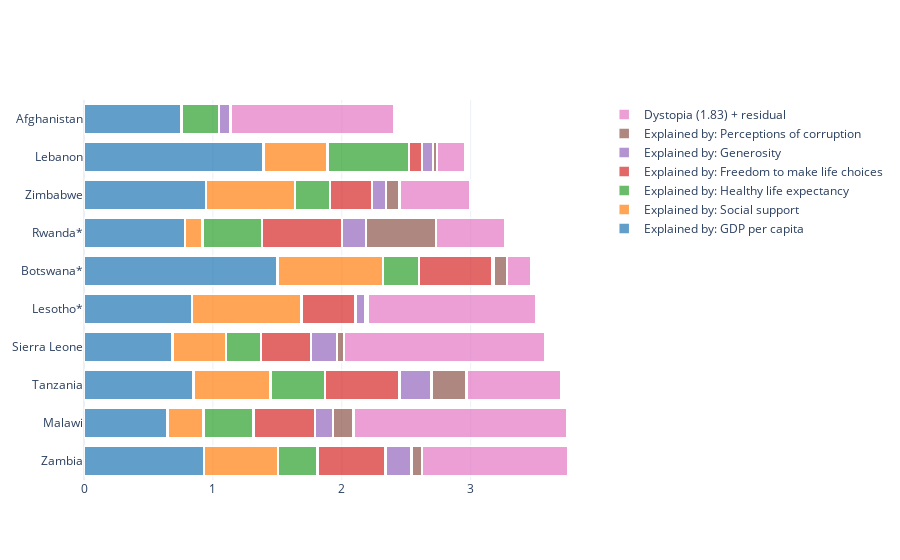

The notebook cell this image was saved under:
### Markdown cell above
### Task 3: Conduct Analysis & Answer RQ

### Code cell
explained_features = df.filter(regex="Explained").columns.tolist()
explained_features.append("Dystopia (1.83) + residual")
my_list = []
for f,c in zip(explained_features, px.colors.qualitative.D3):
    my_list.append(go.Bar(y=df.nsmallest(10,"Happiness Score")["Country"].values,
                          x=df.nsmallest(10,"Happiness Score")[f].values,
                          name=f,
                          marker=dict(color=c),
                          orientation="h"))
fig = go.Figure(data=my_list)
fig.update_traces(marker_line_color='rgb(255,255,255)',
                  marker_line_width=2.5, opacity=0.7)
fig.update_layout(
                width=900,
                barmode='stack',
                 yaxis=dict(autorange="reversed"),
                )
fig.show()

### Figure 1 — Plotly figure (JSON) as saved in the notebook; plotly's stock layout.template omitted (floating-point values rounded to 4 significant figures)
{"data": [{"marker": {"color": "#1F77B4", "line": {"color": "rgb(255,255,255)", "width": 2.5}}, "name": "Explained by: GDP per capita", "opacity": 0.7, "orientation": "h", "type": "bar", "x": [0.758, 1.392, 0.947, 0.785, 1.503, 0.839, 0.686, 0.848, 0.648, 0.93], "y": ["Afghanistan", "Lebanon", "Zimbabwe", "Rwanda*", "Botswana*", "Lesotho*", "Sierra Leone", "Tanzania", "Malawi", "Zambia"]}, {"marker": {"color": "#FF7F0E", "line": {"color": "rgb(255,255,255)", "width": 2.5}}, "name": "Explained by: Social support", "opacity": 0.7, "orientation": "h", "type": "bar", "x": [0, 0.498, 0.69, 0.133, 0.815, 0.848, 0.416, 0.597, 0.279, 0.577], "y": ["Afghanistan", "Lebanon", "Zimbabwe", "Rwanda*", "Botswana*", "Lesotho*", "Sierra Leone", "Tanzania", "Malawi", "Zambia"]}, {"marker": {"color": "#2CA02C", "line": {"color": "rgb(255,255,255)", "width": 2.5}}, "name": "Explained by: Healthy life expectancy", "opacity": 0.7, "orientation": "h", "type": "bar", "x": [0.289, 0.631, 0.27, 0.462, 0.28, 0, 0.273, 0.425, 0.388, 0.306], "y": ["Afghanistan", "Lebanon", "Zimbabwe", "Rwanda*", "Botswana*", "Lesotho*", "Sierra Leone", "Tanzania", "Malawi", "Zambia"]}, {"marker": {"color": "#D62728", "line": {"color": "rgb(255,255,255)", "width": 2.5}}, "name": "Explained by: Freedom to make life choices", "opacity": 0.7, "orientation": "h", "type": "bar", "x": [0, 0.103, 0.329, 0.621, 0.571, 0.419, 0.387, 0.578, 0.477, 0.525], "y": ["Afghanistan", "Lebanon", "Zimbabwe", "Rwanda*", "Botswana*", "Lesotho*", "Sierra Leone", "Tanzania", "Malawi", "Zambia"]}, {"marker": {"color": "#9467BD", "line": {"color": "rgb(255,255,255)", "width": 2.5}}, "name": "Explained by: Generosity", "opacity": 0.7, "orientation": "h", "type": "bar", "x": [0.089, 0.082, 0.106, 0.187, 0.012, 0.076, 0.202, 0.248, 0.14, 0.203], "y": ["Afghanistan", "Lebanon", "Zimbabwe", "Rwanda*", "Botswana*", "Lesotho*", "Sierra Leone", "Tanzania", "Malawi", "Zambia"]}, {"marker": {"color": "#8C564B", "line": {"color": "rgb(255,255,255)", "width": 2.5}}, "name": "Explained by: Perceptions of corruption", "opacity": 0.7, "orientation": "h", "type": "bar", "x": [0.005, 0.034, 0.105, 0.544, 0.102, 0.018, 0.055, 0.27, 0.157, 0.083], "y": ["Afghanistan", "Lebanon", "Zimbabwe", "Rwanda*", "Botswana*", "Lesotho*", "Sierra Leone", "Tanzania", "Malawi", "Zambia"]}, {"marker": {"color": "#E377C2", "line": {"color": "rgb(255,255,255)", "width": 2.5}}, "name": "Dystopia (1.83) + residual", "opacity": 0.7, "orientation": "h", "type": "bar", "x": [1.263, 0.216, 0.548, 0.536, 0.187, 1.312, 1.556, 0.735, 1.661, 1.135], "y": ["Afghanistan", "Lebanon", "Zimbabwe", "Rwanda*", "Botswana*", "Lesotho*", "Sierra Leone", "Tanzania", "Malawi", "Zambia"]}], "layout": {"barmode": "stack", "width": 900, "yaxis": {"autorange": "reversed"}}}
